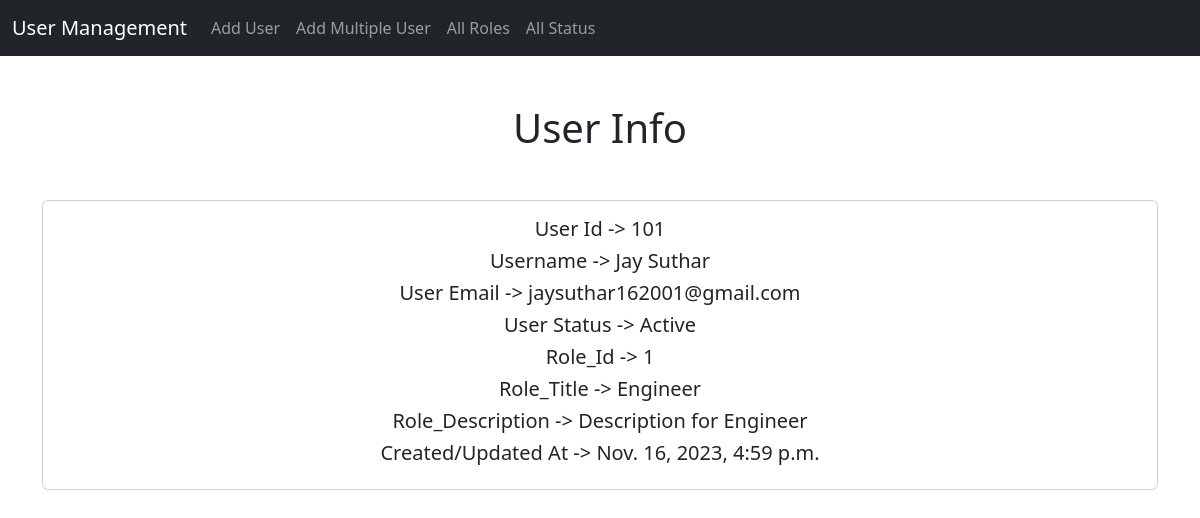
/std/user-view/598/, run on the app's committed database.
### std/models.py (models this page shows, shortened)
class User(models.Model):
    userid = models.CharField(max_length=100, unique=True)
    name = models.CharField(max_length=100)
    email = models.EmailField(max_length=100, validators=[EmailValidator()])
    created_at = models.DateTimeField(auto_now_add=True)
    status = models.CharField(max_length=100, default='Active')
    role = models.ForeignKey(Role_Used, on_delete=models.CASCADE, null=True, blank=True)

class Role_Used(models.Model):
    title = models.CharField(max_length=100)
    description = models.TextField()

### std/views.py (the view)
# urls.py: path("user-view/<int:id>/", CurrentUserView.as_view(), name="user-view"),
class CurrentUserView(View):
    def get(self, request, id):
        try:
            user = User.objects.get(pk=id)
        except User.DoesNotExist:
            err_mssg = f"<h1>User with ID {id} not found.</h1>"
            return HttpResponseNotFound(err_mssg)
        except Exception as e:
            return HttpResponseServerError(f"An error occurred: {str(e)}")
        return render(request, "std/cur_user.html", {'user': user})

### templates/std/cur_user.html (shortened to what this page needs)
<!doctype html>
<html lang="en">
  <head>
    <link href="https://cdn.jsdelivr.net/npm/bootstrap@5.3.2/dist/css/bootstrap.min.css" rel="stylesheet">
  </head>
  <body>
    {% include 'std/navbar.html' %}
    <h1 class="text-center my-5">User Info</h1>
    <div class="container center">
        <div class="card text-center">
          <div class="card-body text-center">
            <h5 class="card-title">User Id -> {{user.userid}}</h5>
            <h5 class="card-title">Username -> {{user.name}}</h5>
            <h5 class="card-title">User Email -> {{user.email}}</h5>
            <h5 class="card-title">User Status -> {{user.status}}</h5>
            <h5 class="card-title">Role_Id -> {{user.role.id}}</h5>
            <h5 class="card-title">Role_Title -> {{user.role.title}}</h5>
            <h5 class="card-title">Role_Description -> {{user.role.description}}</h5>
            <h5 class="card-title">Created/Updated At -> {{user.created_at}}</h5>
          </div>
        </div>
    </div>
  </body>
</html>

### data on the page
User: userid "101", name "Jay Suthar", email "jaysuthar162001@gmail.com", status "Active", role.id "1", role "Engineer", role.description "Description for Engineer", created_at "Nov. 16, 2023, 4:59 p.m."
